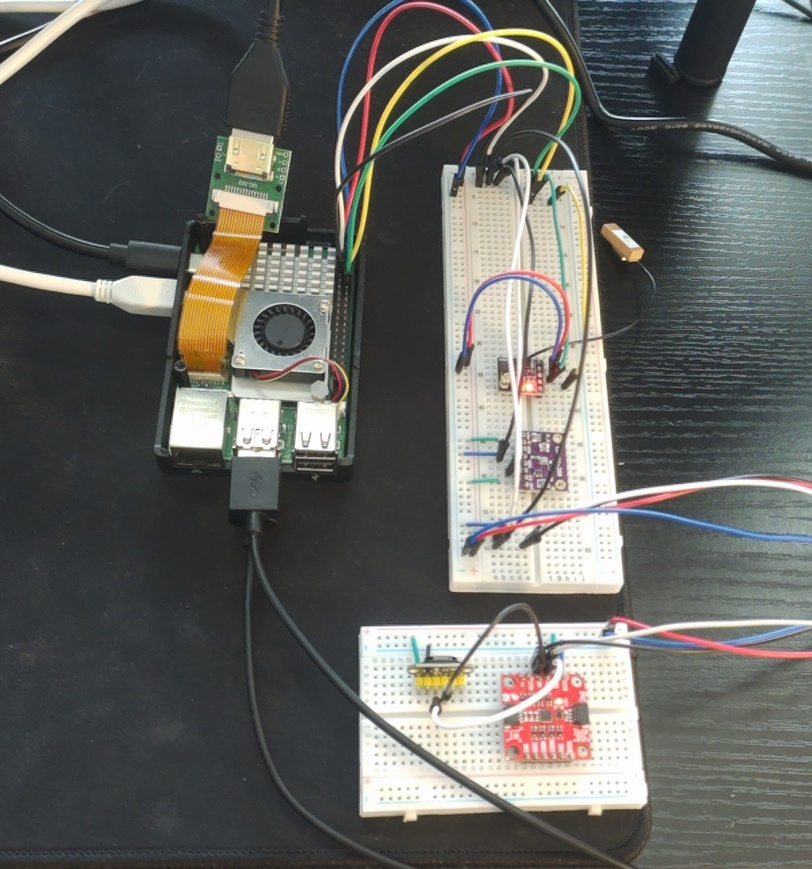
#> input picture readme_imgs/hardware.jpeg, 812 x 869 px, shrunk from 1000 x 1070 before the run, found by its file name
$ python delete.py
#> lines starting #> are read from the running program, lines starting #| are printed output that depends on the picture
import cv2

cv2.imwrite(
    "/home/kyle/repos/Autonomous-Navigation/readme_imgs/hardware.jpeg",
    cv2.cvtColor(
        cv2.imread("/home/kyle/repos/Autonomous-Navigation/readme_imgs/hardware.jpeg"),
        cv2.COLOR_BGR2RGB,
    ),
)
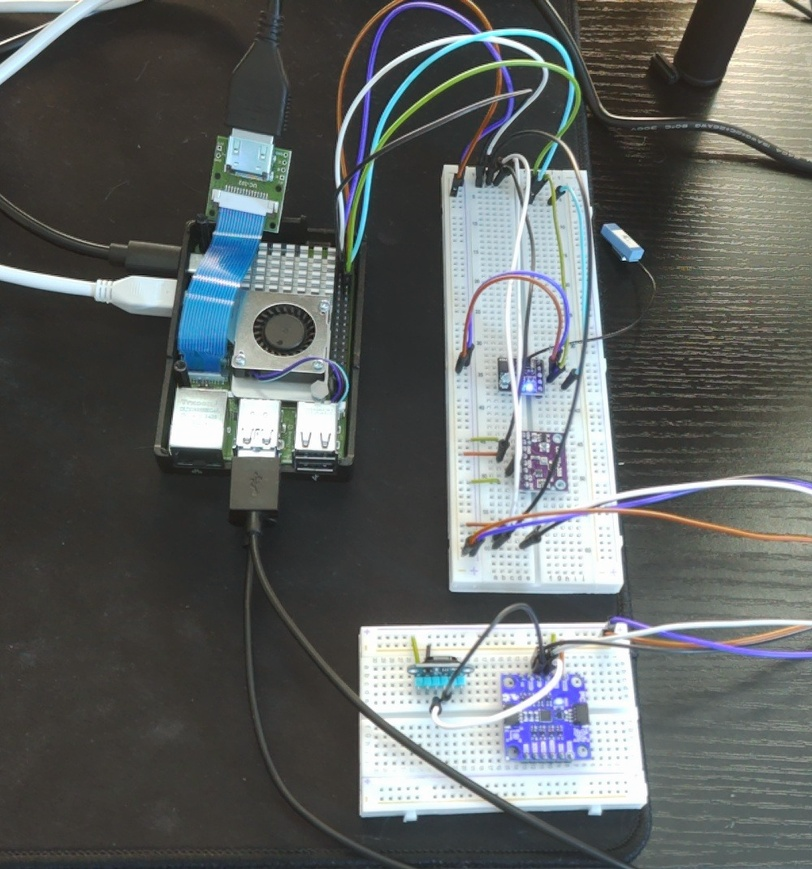
#> saved as hardware.jpeg: shape (869, 812, 3); mean B, G, R 99.2, 100.2, 96.3
